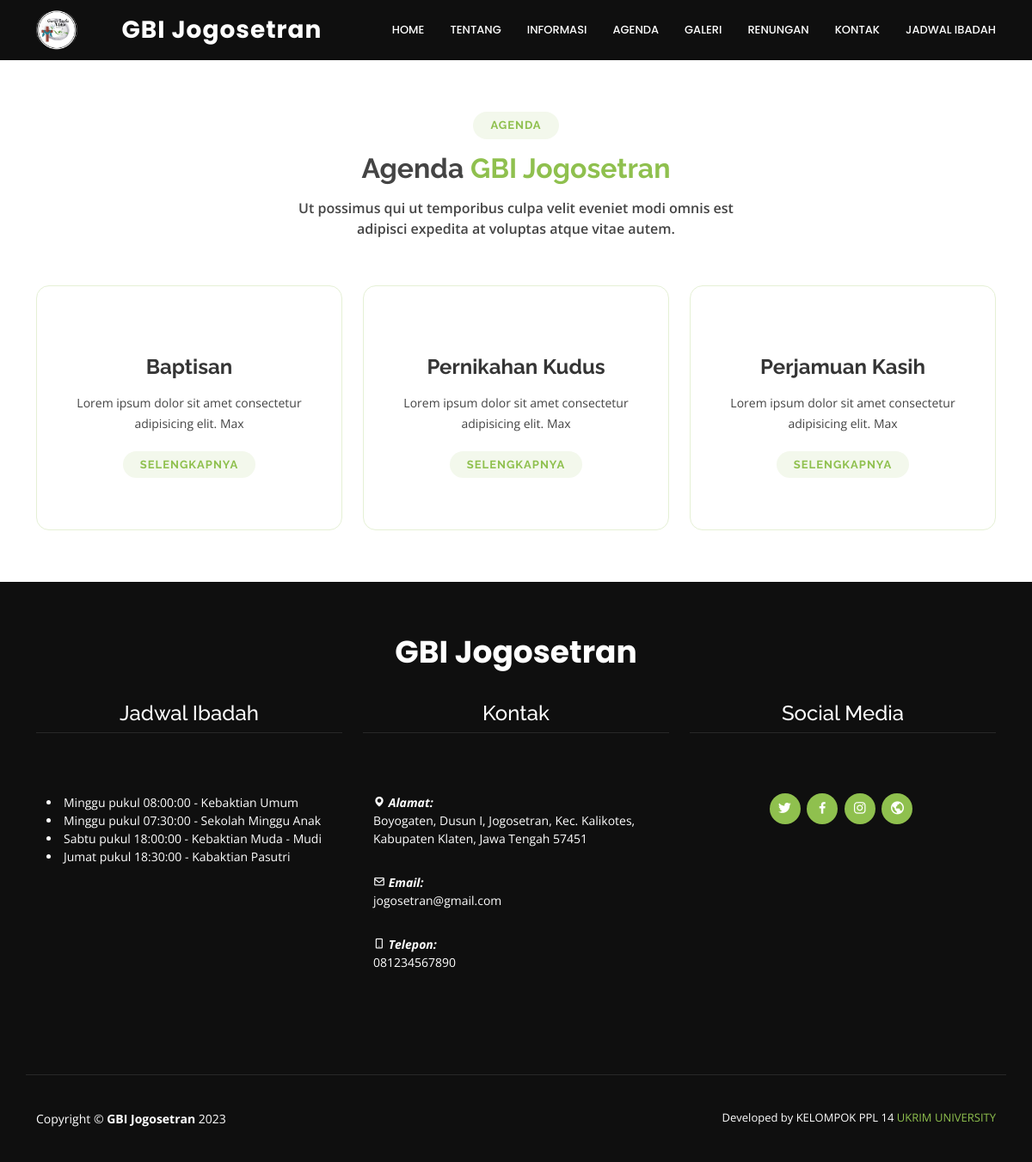
Page /index.php/web_agenda on the committed database.
### tables this page shows
CREATE TABLE
    `logo` (
        `id` int(11) NOT NULL,
        `nama_gereja` varchar(128) NOT NULL,
        `logo` varchar(128) NOT NULL
    );

CREATE TABLE
    `agenda` (
        `kode_warta` int(11) NOT NULL,
        `judul_warta` varchar(200) NOT NULL,
        `jenis_warta` varchar(2000) DEFAULT NULL,
        `gambar` varchar(200) DEFAULT NULL
    );

CREATE TABLE
    `jadwal` (
        `id_jadwal` int(11) NOT NULL,
        `nama_ibadah` varchar(200) NOT NULL,
        `tanggal` varchar(128) DEFAULT NULL,
        `waktu` time DEFAULT NULL,
        `keterangan` varchar(1000) NOT NULL
    );

CREATE TABLE
    `kontak` (
        `id_kontak` int(11) NOT NULL,
        `no_telepon` varchar(14) DEFAULT NULL,
        `email` varchar(100) DEFAULT NULL,
        `alamat` varchar(500) DEFAULT NULL
    );

### application/controllers/Web_Agenda.php (called while the page is built, shortened)
<?php
class Web_Agenda extends CI_Controller
{
    function __construct()
    {
        $this->load->model("ModelAgenda");
    }
    public function index()
    {
        $dataAgenda = $this->ModelAgenda->getAll();
        $data = array(
            "barangs" => $dataAgenda
        );
        $data['title'] = 'GBI Jogosetran - Agenda';
        $data['agenda'] = $this->db->get('agenda')->row_array();
        $data['logo'] = $this->db->get('logo')->row_array();
        $data['jadwal'] = $this->db->get('jadwal')->result_array();
        $data['social_media'] = $this->db->get('social_media')->row_array();
        $data['kontak'] = $this->db->get('kontak')->row_array();
        $this->load->view('template/w_header', $data);
        $this->load->view('template/w_topbar', $data);
        $this->load->view('web-profile/agenda', $data);
        $this->load->view('template/w_footer', $data);
    }
}

### index.php (called while the page is built, shortened)
<?php
require_once BASEPATH.'core/CodeIgniter.php';

### application/models/ModelAgenda.php (called while the page is built, shortened)
<?php
class ModelAgenda extends CI_Model {
    var $table = "agenda";
    public function getAll()
    {
        return $this->db->get($this->table)->result();
    }
}

### application/views/web-profile/agenda.php (the view, shortened to what this page needs)
<section id="agenda" class="services">
    <div class="container">
        <div class="section-title" data-aos="zoom-in">
            <h2>Agenda</h2>
            <h3>Agenda <span>GBI Jogosetran</span></h3>
            <p>
                Ut possimus qui ut temporibus culpa velit eveniet modi omnis est
                adipisci expedita at voluptas atque vitae autem.
            </p>
        </div>
        <div class="row">
            <?php
            foreach ($barangs as $b) {
            ?>
                <div class="col-lg-4 col-md-6 d-flex align-items-stretch mt-4">
                    <div class="icon-box" data-aos="zoom-in" style="border-radius: 15px;">
                        <h4><a href="<?= site_url("Web_Agenda/view/$b->kode_warta") ?>"><?= $b->judul_warta ?></a></h4>
                        <p>
                            <?= substr($b->jenis_warta, 0, 60) ?>
                        </p>
                        <div class="section-title" data-aos="zoom-in" style="margin-top: 20px; margin-bottom: -50px;">
                            <a href="<?= site_url("Web_Agenda/view/$b->kode_warta") ?>">
                                <h2>Selengkapnya</h2>
                            </a>
                        </div>
                    </div>
                </div>
            <?php
            }
            ?>
        </div>
    </div>
</section>

### application/views/template/w_topbar.php (shortened to what this page needs)
<header id="header" class="d-flex align-items-center">
  <div class="container d-flex justify-content-between">
    <img src="<?= base_url('assets/img/logo/') . $logo['logo'] ?>" style="max-height: 50px;" />
    <div class="logo">
      <h1 class="text-light"><a href="<?= base_url('Web_Profile'); ?>"><?= $logo['nama_gereja'] ?></a></h1>
    </div>
    <nav id="navbar" class="navbar">
      <ul>
        <li><a class="nav-link scrollto" href="<?= base_url('Web_Profile'); ?>">Home</a></li>
        <li><a class="nav-link scrollto" href="<?= base_url('Web_Profile'); ?>">Tentang</a></li>
        <li><a class="nav-link scrollto" href="<?= base_url('Web_Informasi'); ?>">Informasi</a></li>
        <li><a class="nav-link scrollto" href="<?= base_url('Web_Agenda'); ?>">Agenda</a></li>
        <li><a class="nav-link scrollto" href="<?= base_url('Web_Galeri'); ?>">Galeri</a></li>
        <li><a class="nav-link scrollto" href="<?= base_url('Web_Renungan'); ?>">Renungan</a></li>
        <li><a class="nav-link scrollto" href="<?= base_url('Web_Profile'); ?>">Kontak</a></li>
        <li><a class="nav-link scrollto" href="<?= base_url('Web_Jadwal'); ?>">Jadwal Ibadah</a></li>
      </ul>
    </nav>
  </div>
</header>

### application/views/template/w_footer.php (shortened to what this page needs)
<footer id="footer">
    <div class="footer-top">
        <div class="container">
            <div class="row justify-content-center">
                <h3 style="margin-top: -20px;">GBI Jogosetran</h3>
                <div class="col-lg-4" style="padding-top: 35px;">
                    <h4>Jadwal Ibadah</h4>
                    <div class="container footer-bottom clearfix">
                        <div class="jadwal-ibadah" style="text-align: left;">
                            <p>
                                <?php
                                foreach ($jadwal as $r) {
                                ?>
                                    <li>
                                        <?= $r['tanggal'] ?></span><span> pukul <?= $r['waktu'] ?></span> - <?= $r['nama_ibadah'] ?><span>
                                    </li>
                                <?php
                                }
                                ?>
                            </p>
                        </div>
                    </div>
                </div>
                <div class="col-lg-4" style="padding-top: 35px;">
                    <h4>Kontak</h4>
                    <div class="container footer-bottom clearfix">
                        <div class="social-links" style="text-align: left;">
                            <p><i class='bx bxs-map'></i><span style="font-weight: bolder;"> Alamat:</span></p>
                            <?= $kontak['alamat'] ?>
                            <p><i class='bx bx-envelope'></i><span style="font-weight: bolder;"> Email:</span></p>
                            <?= $kontak['email'] ?>
                            <p><i class='bx bx-mobile-alt'></i><span style="font-weight: bolder;"> Telepon:</span></p>
                            <?= $kontak['no_telepon'] ?>
                        </div>
                    </div>
                </div>
                <div class="col-lg-4" style="padding-top: 35px;">
                    <h4>Social Media</h4>
                    <div class="container footer-bottom clearfix">
                        <div class=" social-links">
                            <a href="<?= $social_media['twitter'] ?>" class="twitter"><i class="bx bxl-twitter"></i></a>
                            <a href="<?= $social_media['facebook'] ?>" class="facebook"><i class="bx bxl-facebook"></i></a>
                            <a href="<?= $social_media['instagram'] ?>" class="instagram"><i class="bx bxl-instagram"></i></a>
                            <a href="<?= $social_media['website'] ?>" class="google-plus"><i class="bx bx-world"></i></a>
                        </div>
                    </div>
                </div>
            </div>
        </div>
    </div>
    <div class="container footer-bottom clearfix">
        <div class="copyright">
            Copyright &copy; <strong><span>GBI Jogosetran</span></strong> <?= date('Y'); ?>
        </div>
        <div class="credits">
            Developed by KELOMPOK PPL 14 <a href="https://ukrim.ac.id/">UKRIM UNIVERSITY</a>
        </div>
    </div>
</footer>
</body>
</html>

### assets/css/style.css (style rules this page uses)
a { text-decoration: none; color: #8fc04e; }
h1, h2, h3, h4, h5, h6 { font-family: "Raleway", sans-serif; }
#header { height: 70px; transition: all 0.5s; z-index: 997; transition: all 0.5s; background: #0f0f0f; }
#header .logo h1 { font-size: 28px; margin: 0; padding: 11px 0; line-height: 1; font-weight: 700; letter-spacing: 1px; font-family: "Poppins", sans-serif; }
#header .logo h1 a, #header .logo h1 a:hover { color: #fff; text-decoration: none; }
.scrolled-offset { margin-top: 70px; }
.navbar { padding: 0; }
.navbar ul { margin: 0; padding: 0; display: flex; list-style: none; align-items: center; }
.navbar li { position: relative; }
.navbar a, .navbar a:focus { display: flex; align-items: center; justify-content: space-between; padding: 10px 0 10px 30px; font-family: "Poppins", sans-serif; font-size: 13px; font-weight: 500; color: #fff; text-transform: uppercase; white-space: nowrap; transition: 0.3s; }
section { padding: 60px 0; overflow: hidden; }
.section-title { text-align: center; padding-bottom: 30px; }
.section-title h2 { font-size: 13px; letter-spacing: 1px; font-weight: 700; padding: 8px 20px; margin: 0; background: #f3f8ec; color: #8fc04e; display: inline-block; text-transform: uppercase; border-radius: 50px; }
.section-title a h2 { font-size: 13px; letter-spacing: 1px; font-weight: 700; padding: 8px 20px; margin: 0; background: #f3f8ec; color: #8fc04e; display: inline-block; text-transform: uppercase; border-radius: 50px; }
.section-title h3 { margin: 15px 0 0 0; font-size: 32px; font-weight: 700; }
.section-title h3 span { color: #8fc04e; }
.section-title p { margin: 15px auto 0 auto; font-weight: 600; }
@media (min-width: 1024px) { .section-title p { width: 50%; } }
.services .icon-box { text-align: center; border: 1px solid #e5f0d5; padding: 80px 20px; transition: all ease-in-out 0.3s; }
.services .icon-box h4 { font-weight: 700; margin-bottom: 15px; font-size: 24px; }
.services .icon-box h4 a { color: #353535; transition: ease-in-out 0.3s; }
.services .icon-box p { line-height: 24px; font-size: 14px; margin-bottom: 0; }
#footer { background: #0f0f0f center center no-repeat; color: #fff; font-size: 14px; position: relative; }
#footer::before { content: ""; position: absolute; left: 0; right: 0; top: 0; bottom: 0; background: rgba(15, 15, 15, 0.75); z-index: 1; }
#footer .footer-top { position: relative; z-index: 2; text-align: center; padding: 80px 0; }
#footer .footer-top h3 { font-size: 36px; font-weight: 700; color: #fff; position: relative; font-family: "Poppins", sans-serif; padding-bottom: 0; margin-bottom: 0; }
#footer .footer-top p { font-size: 15; font-style: italic; margin: 30px 0 0 0; padding: 0; }
#footer .footer-top .social-links { margin-top: 30px; }
#footer .footer-top .social-links a { font-size: 18px; display: inline-block; background: #8fc04e; color: #fff; line-height: 1; padding: 8px 0; margin-right: 4px; border-radius: 50%; text-align: center; width: 36px; height: 36px; transition: 0.3s; }
#footer .footer-bottom { border-top: 1px solid #282828; z-index: 2; position: relative; padding-top: 40px; padding-bottom: 40px; }
#footer .copyright { text-align: center; float: left; }
#footer .credits { float: right; text-align: center; font-size: 13px; }

### rows in the picture
logo: logo (picture), nama_gereja "GBI Jogosetran"
agenda: judul_warta "Baptisan", jenis_warta "Lorem ipsum dolor sit amet consectetur adipisicing elit. Max"
agenda: judul_warta "Pernikahan Kudus", jenis_warta "Lorem ipsum dolor sit amet consectetur adipisicing elit. Max"
agenda: judul_warta "Perjamuan Kasih", jenis_warta "Lorem ipsum dolor sit amet consectetur adipisicing elit. Max"
jadwal: tanggal "Minggu", waktu "08:00:00", nama_ibadah "Kebaktian Umum"
jadwal: tanggal "Minggu", waktu "07:30:00", nama_ibadah "Sekolah Minggu Anak"
jadwal: tanggal "Sabtu", waktu "18:00:00", nama_ibadah "Kebaktian Muda - Mudi"
jadwal: tanggal "Jumat", waktu "18:30:00", nama_ibadah "Kabaktian Pasutri"
kontak: alamat "Boyogaten, Dusun I, Jogosetran, Kec. Kalikotes, Kabupaten Klaten, Jawa Tengah 57451", email "jogosetran@gmail.com", no_telepon "081234567890"
